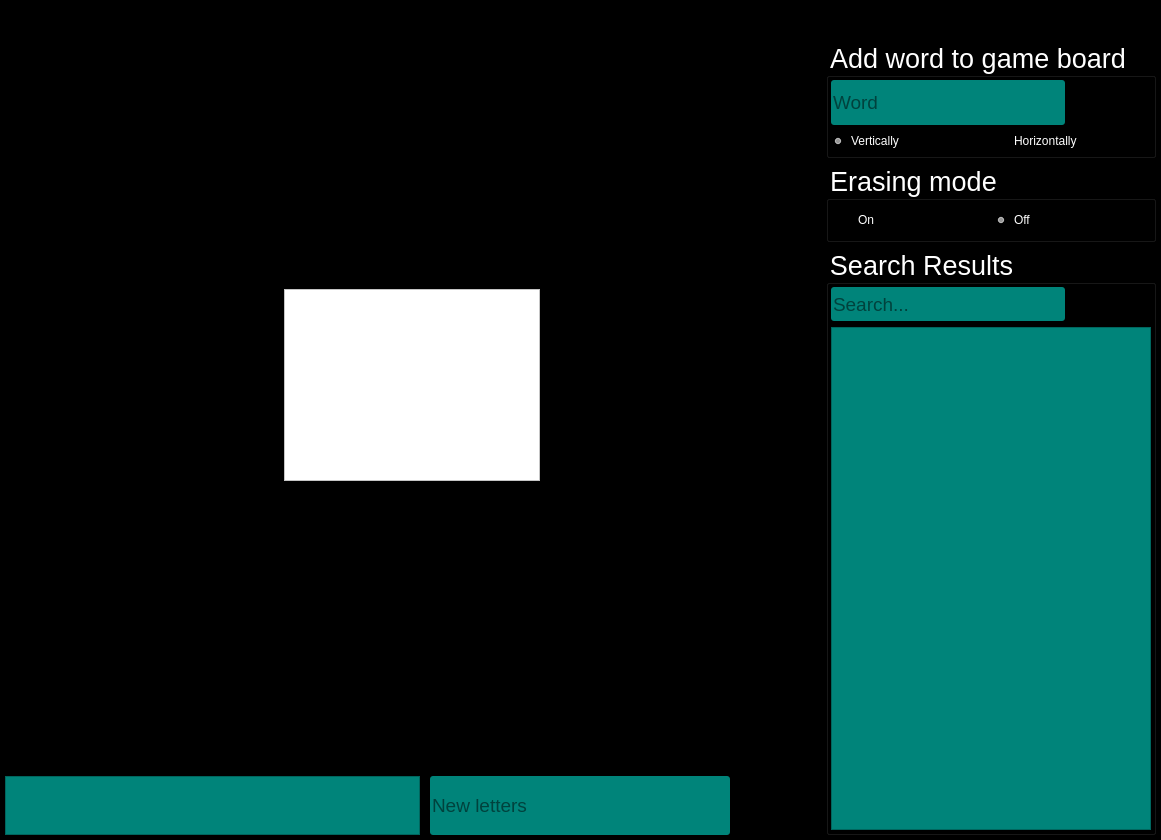
<?xml version="1.0" encoding="UTF-8"?>
<ui version="4.0">
 <class>MainWindow</class>
 <widget class="QMainWindow" name="MainWindow">
  <property name="geometry">
   <rect>
    <x>0</x>
    <y>0</y>
    <width>1161</width>
    <height>840</height>
   </rect>
  </property>
  <property name="windowTitle">
   <string>Scrabble assistant</string>
  </property>
  <property name="styleSheet">
   <string notr="true">background-color: rgb(0, 0, 0)</string>
  </property>
  <property name="tabShape">
   <enum>QTabWidget::Rounded</enum>
  </property>
  <widget class="QWidget" name="centralwidget">
   <layout class="QHBoxLayout" name="horizontalLayout_3" stretch="4,1">
    <property name="leftMargin">
     <number>5</number>
    </property>
    <property name="topMargin">
     <number>5</number>
    </property>
    <property name="rightMargin">
     <number>5</number>
    </property>
    <property name="bottomMargin">
     <number>5</number>
    </property>
    <item>
     <layout class="QVBoxLayout" name="verticalLayout_7" stretch="15,1">
      <property name="spacing">
       <number>10</number>
      </property>
      <item>
       <layout class="QVBoxLayout" name="game_board_layout">
        <item alignment="Qt::AlignHCenter|Qt::AlignVCenter">
         <widget class="QTableView" name="game_board">
          <property name="maximumSize">
           <size>
            <width>16777215</width>
            <height>16777215</height>
           </size>
          </property>
          <property name="styleSheet">
           <string notr="true">background-color: rgb(255, 255, 255);</string>
          </property>
          <property name="lineWidth">
           <number>1</number>
          </property>
          <property name="midLineWidth">
           <number>0</number>
          </property>
          <property name="verticalScrollBarPolicy">
           <enum>Qt::ScrollBarAlwaysOff</enum>
          </property>
          <property name="horizontalScrollBarPolicy">
           <enum>Qt::ScrollBarAlwaysOff</enum>
          </property>
          <property name="sizeAdjustPolicy">
           <enum>QAbstractScrollArea::AdjustIgnored</enum>
          </property>
          <property name="editTriggers">
           <set>QAbstractItemView::NoEditTriggers</set>
          </property>
          <property name="showGrid">
           <bool>true</bool>
          </property>
          <property name="gridStyle">
           <enum>Qt::NoPen</enum>
          </property>
          <attribute name="horizontalHeaderCascadingSectionResizes">
           <bool>true</bool>
          </attribute>
          <attribute name="horizontalHeaderMinimumSectionSize">
           <number>1</number>
          </attribute>
          <attribute name="horizontalHeaderDefaultSectionSize">
           <number>1</number>
          </attribute>
          <attribute name="verticalHeaderCascadingSectionResizes">
           <bool>true</bool>
          </attribute>
          <attribute name="verticalHeaderMinimumSectionSize">
           <number>1</number>
          </attribute>
          <attribute name="verticalHeaderDefaultSectionSize">
           <number>1</number>
          </attribute>
         </widget>
        </item>
       </layout>
      </item>
      <item>
       <layout class="QHBoxLayout" name="horizontalLayout_2">
        <property name="topMargin">
         <number>0</number>
        </property>
        <property name="bottomMargin">
         <number>0</number>
        </property>
        <item>
         <widget class="QTableView" name="user_letters">
          <property name="sizePolicy">
           <sizepolicy hsizetype="Expanding" vsizetype="Expanding">
            <horstretch>0</horstretch>
            <verstretch>0</verstretch>
           </sizepolicy>
          </property>
          <property name="minimumSize">
           <size>
            <width>415</width>
            <height>59</height>
           </size>
          </property>
          <property name="maximumSize">
           <size>
            <width>415</width>
            <height>59</height>
           </size>
          </property>
          <property name="font">
           <font>
            <pointsize>10</pointsize>
            <kerning>true</kerning>
           </font>
          </property>
          <property name="styleSheet">
           <string notr="true">background-color: rgb(115, 210, 22);
gridline-color: rgb(255, 255, 255);
border-color: rgb(255, 255, 255);
background-color: rgb(0, 132, 122);</string>
          </property>
          <property name="verticalScrollBarPolicy">
           <enum>Qt::ScrollBarAlwaysOff</enum>
          </property>
          <property name="horizontalScrollBarPolicy">
           <enum>Qt::ScrollBarAlwaysOff</enum>
          </property>
          <property name="sizeAdjustPolicy">
           <enum>QAbstractScrollArea::AdjustIgnored</enum>
          </property>
          <property name="autoScrollMargin">
           <number>16</number>
          </property>
          <property name="editTriggers">
           <set>QAbstractItemView::NoEditTriggers</set>
          </property>
          <property name="selectionMode">
           <enum>QAbstractItemView::NoSelection</enum>
          </property>
          <property name="showGrid">
           <bool>true</bool>
          </property>
          <property name="gridStyle">
           <enum>Qt::SolidLine</enum>
          </property>
          <attribute name="horizontalHeaderVisible">
           <bool>false</bool>
          </attribute>
          <attribute name="horizontalHeaderCascadingSectionResizes">
           <bool>true</bool>
          </attribute>
          <attribute name="horizontalHeaderMinimumSectionSize">
           <number>1</number>
          </attribute>
          <attribute name="horizontalHeaderDefaultSectionSize">
           <number>59</number>
          </attribute>
          <attribute name="horizontalHeaderShowSortIndicator" stdset="0">
           <bool>false</bool>
          </attribute>
          <attribute name="verticalHeaderVisible">
           <bool>false</bool>
          </attribute>
          <attribute name="verticalHeaderCascadingSectionResizes">
           <bool>true</bool>
          </attribute>
          <attribute name="verticalHeaderMinimumSectionSize">
           <number>1</number>
          </attribute>
          <attribute name="verticalHeaderDefaultSectionSize">
           <number>59</number>
          </attribute>
         </widget>
        </item>
        <item>
         <layout class="QHBoxLayout" name="horizontalLayout" stretch="4,1">
          <property name="topMargin">
           <number>0</number>
          </property>
          <property name="rightMargin">
           <number>0</number>
          </property>
          <property name="bottomMargin">
           <number>0</number>
          </property>
          <item>
           <widget class="QLineEdit" name="user_letters_line_edit">
            <property name="sizePolicy">
             <sizepolicy hsizetype="Expanding" vsizetype="Expanding">
              <horstretch>0</horstretch>
              <verstretch>0</verstretch>
             </sizepolicy>
            </property>
            <property name="font">
             <font>
              <pointsize>14</pointsize>
             </font>
            </property>
            <property name="styleSheet">
             <string notr="true">background-color: rgb(0, 132, 122);
color: rgb(0, 0, 0);
border-radius: 3px;</string>
            </property>
            <property name="text">
             <string/>
            </property>
            <property name="placeholderText">
             <string>New letters</string>
            </property>
           </widget>
          </item>
          <item>
           <widget class="QPushButton" name="user_letters_apply">
            <property name="sizePolicy">
             <sizepolicy hsizetype="Expanding" vsizetype="Expanding">
              <horstretch>0</horstretch>
              <verstretch>0</verstretch>
             </sizepolicy>
            </property>
            <property name="font">
             <font>
              <pointsize>11</pointsize>
             </font>
            </property>
            <property name="styleSheet">
             <string notr="true">QPushButton {
    border-radius: 3px;
	color: rgb(0, 0, 0);
    background-color: qlineargradient(x1: 0, y1: 0, x2: 0, y2: 1,
                                      stop: 0 #00b4aa, stop: 1 #00847a);
	min-width: 80px;
}

QPushButton:pressed {
    background-color: #00847a
}

QPushButton:flat {
    border: none; 
}

QPushButton:default {
    border-color: navy; 
}</string>
            </property>
            <property name="text">
             <string>Apply</string>
            </property>
           </widget>
          </item>
         </layout>
        </item>
       </layout>
      </item>
     </layout>
    </item>
    <item>
     <layout class="QVBoxLayout" name="verticalLayout_9" stretch="1,5,3,25">
      <property name="topMargin">
       <number>5</number>
      </property>
      <item>
       <layout class="QHBoxLayout" name="horizontalLayout_7">
        <property name="spacing">
         <number>6</number>
        </property>
        <property name="leftMargin">
         <number>2</number>
        </property>
        <property name="rightMargin">
         <number>2</number>
        </property>
        <item>
         <widget class="QPushButton" name="undo">
          <property name="styleSheet">
           <string notr="true">QPushButton {
    border-radius: 3px;
	color: rgb(0, 0, 0);
    background-color: qlineargradient(x1: 0, y1: 0, x2: 0, y2: 1,
                                      stop: 0 #00b4aa, stop: 1 #00847a);
	min-width: 80px;
   min-height: 25px;
}

QPushButton:pressed {
    background-color: #00847a
}

QPushButton:flat {
    border: none; 
}

QPushButton:default {
    border-color: navy; 
}</string>
          </property>
          <property name="text">
           <string>&lt;- Undo</string>
          </property>
         </widget>
        </item>
        <item>
         <widget class="QPushButton" name="redo">
          <property name="styleSheet">
           <string notr="true">QPushButton {
    border-radius: 3px;
	color: rgb(0, 0, 0);
    background-color: qlineargradient(x1: 0, y1: 0, x2: 0, y2: 1,
                                      stop: 0 #00b4aa, stop: 1 #00847a);
	min-width: 80px;
   min-height: 25px;
}

QPushButton:pressed {
    background-color: #00847a
}

QPushButton:flat {
    border: none; 
}

QPushButton:default {
    border-color: navy; 
}</string>
          </property>
          <property name="text">
           <string>Redo -&gt;</string>
          </property>
         </widget>
        </item>
       </layout>
      </item>
      <item>
       <widget class="QGroupBox" name="add_word_to_game_board">
        <property name="sizePolicy">
         <sizepolicy hsizetype="Expanding" vsizetype="Expanding">
          <horstretch>0</horstretch>
          <verstretch>0</verstretch>
         </sizepolicy>
        </property>
        <property name="maximumSize">
         <size>
          <width>16777215</width>
          <height>150</height>
         </size>
        </property>
        <property name="font">
         <font>
          <pointsize>20</pointsize>
         </font>
        </property>
        <property name="styleSheet">
         <string notr="true">color: rgb(255, 255, 255);</string>
        </property>
        <property name="title">
         <string>Add word to game board</string>
        </property>
        <layout class="QVBoxLayout" name="verticalLayout" stretch="2,1">
         <property name="leftMargin">
          <number>2</number>
         </property>
         <property name="topMargin">
          <number>2</number>
         </property>
         <property name="rightMargin">
          <number>2</number>
         </property>
         <property name="bottomMargin">
          <number>2</number>
         </property>
         <item>
          <layout class="QHBoxLayout" name="horizontalLayout_5" stretch="4,0">
           <item>
            <widget class="QLineEdit" name="word_adder">
             <property name="sizePolicy">
              <sizepolicy hsizetype="Expanding" vsizetype="Expanding">
               <horstretch>0</horstretch>
               <verstretch>0</verstretch>
              </sizepolicy>
             </property>
             <property name="minimumSize">
              <size>
               <width>0</width>
               <height>0</height>
              </size>
             </property>
             <property name="maximumSize">
              <size>
               <width>16777215</width>
               <height>45</height>
              </size>
             </property>
             <property name="font">
              <font>
               <pointsize>14</pointsize>
              </font>
             </property>
             <property name="styleSheet">
              <string notr="true">background-color: rgb(0, 132, 122);
color: rgb(0, 0, 0);
border-radius: 3px;</string>
             </property>
             <property name="placeholderText">
              <string>Word</string>
             </property>
            </widget>
           </item>
           <item>
            <widget class="QPushButton" name="new_word_apply">
             <property name="sizePolicy">
              <sizepolicy hsizetype="Expanding" vsizetype="Expanding">
               <horstretch>0</horstretch>
               <verstretch>0</verstretch>
              </sizepolicy>
             </property>
             <property name="maximumSize">
              <size>
               <width>16777215</width>
               <height>45</height>
              </size>
             </property>
             <property name="styleSheet">
              <string notr="true">QPushButton {
    border-radius: 3px;
	color: rgb(0, 0, 0);
    background-color: qlineargradient(x1: 0, y1: 0, x2: 0, y2: 1,
                                      stop: 0 #00b4aa, stop: 1 #00847a);
	min-width: 80px;
}

QPushButton:pressed {
    background-color: #00847a
}

QPushButton:flat {
    border: none; 
}

QPushButton:default {
    border-color: navy; 
}</string>
             </property>
             <property name="text">
              <string>Apply</string>
             </property>
            </widget>
           </item>
          </layout>
         </item>
         <item>
          <layout class="QHBoxLayout" name="horizontalLayout_6">
           <item>
            <widget class="QRadioButton" name="orientation_vertical">
             <property name="styleSheet">
              <string notr="true">color: rgb(255, 255, 255);</string>
             </property>
             <property name="text">
              <string>Vertically</string>
             </property>
             <property name="checked">
              <bool>true</bool>
             </property>
            </widget>
           </item>
           <item>
            <widget class="QRadioButton" name="orientation_horizontal">
             <property name="styleSheet">
              <string notr="true">color: rgb(255, 255, 255);</string>
             </property>
             <property name="text">
              <string>Horizontally</string>
             </property>
             <property name="checked">
              <bool>false</bool>
             </property>
            </widget>
           </item>
          </layout>
         </item>
        </layout>
       </widget>
      </item>
      <item>
       <widget class="QGroupBox" name="erasing_mode">
        <property name="sizePolicy">
         <sizepolicy hsizetype="Expanding" vsizetype="Expanding">
          <horstretch>0</horstretch>
          <verstretch>0</verstretch>
         </sizepolicy>
        </property>
        <property name="font">
         <font>
          <pointsize>20</pointsize>
         </font>
        </property>
        <property name="styleSheet">
         <string notr="true">color: rgb(255, 255, 255);</string>
        </property>
        <property name="title">
         <string>Erasing mode</string>
        </property>
        <property name="flat">
         <bool>false</bool>
        </property>
        <property name="checkable">
         <bool>false</bool>
        </property>
        <layout class="QHBoxLayout" name="horizontalLayout_8">
         <item>
          <widget class="QRadioButton" name="erase_on">
           <property name="styleSheet">
            <string notr="true">color: rgb(255, 255, 255);</string>
           </property>
           <property name="text">
            <string>On</string>
           </property>
           <property name="checked">
            <bool>false</bool>
           </property>
          </widget>
         </item>
         <item>
          <widget class="QRadioButton" name="erase_of">
           <property name="styleSheet">
            <string notr="true"/>
           </property>
           <property name="text">
            <string>Off</string>
           </property>
           <property name="checked">
            <bool>true</bool>
           </property>
          </widget>
         </item>
        </layout>
       </widget>
      </item>
      <item>
       <widget class="QGroupBox" name="search_results_group_box">
        <property name="sizePolicy">
         <sizepolicy hsizetype="Expanding" vsizetype="Expanding">
          <horstretch>0</horstretch>
          <verstretch>0</verstretch>
         </sizepolicy>
        </property>
        <property name="font">
         <font>
          <pointsize>20</pointsize>
         </font>
        </property>
        <property name="layoutDirection">
         <enum>Qt::LeftToRight</enum>
        </property>
        <property name="styleSheet">
         <string notr="true">color: rgb(255, 255, 255);</string>
        </property>
        <property name="title">
         <string>Search Results</string>
        </property>
        <property name="flat">
         <bool>true</bool>
        </property>
        <layout class="QVBoxLayout" name="verticalLayout_2" stretch="1,15">
         <property name="leftMargin">
          <number>2</number>
         </property>
         <property name="topMargin">
          <number>2</number>
         </property>
         <property name="rightMargin">
          <number>2</number>
         </property>
         <property name="bottomMargin">
          <number>2</number>
         </property>
         <item>
          <layout class="QHBoxLayout" name="horizontalLayout_4" stretch="4,1">
           <property name="spacing">
            <number>6</number>
           </property>
           <item>
            <widget class="QLineEdit" name="search_bar">
             <property name="sizePolicy">
              <sizepolicy hsizetype="Expanding" vsizetype="Expanding">
               <horstretch>4</horstretch>
               <verstretch>0</verstretch>
              </sizepolicy>
             </property>
             <property name="maximumSize">
              <size>
               <width>16777215</width>
               <height>45</height>
              </size>
             </property>
             <property name="font">
              <font>
               <pointsize>14</pointsize>
              </font>
             </property>
             <property name="styleSheet">
              <string notr="true">background-color: rgb(0, 132, 122);
color: rgb(0, 0, 0);
border-radius: 3px;</string>
             </property>
             <property name="text">
              <string/>
             </property>
             <property name="placeholderText">
              <string>Search...</string>
             </property>
            </widget>
           </item>
           <item>
            <widget class="QPushButton" name="search_apply">
             <property name="sizePolicy">
              <sizepolicy hsizetype="Expanding" vsizetype="Expanding">
               <horstretch>0</horstretch>
               <verstretch>0</verstretch>
              </sizepolicy>
             </property>
             <property name="maximumSize">
              <size>
               <width>16777215</width>
               <height>45</height>
              </size>
             </property>
             <property name="styleSheet">
              <string notr="true">QPushButton {
    border-radius: 3px;
	color: rgb(0, 0, 0);
    background-color: qlineargradient(x1: 0, y1: 0, x2: 0, y2: 1,
                                      stop: 0 #00b4aa, stop: 1 #00847a);
	min-width: 80px;
}

QPushButton:pressed {
    background-color: #00847a
}

QPushButton:flat {
    border: none; 
}

QPushButton:default {
    border-color: navy; 
}</string>
             </property>
             <property name="text">
              <string>Apply</string>
             </property>
            </widget>
           </item>
          </layout>
         </item>
         <item>
          <widget class="QListView" name="list_of_words">
           <property name="sizePolicy">
            <sizepolicy hsizetype="Expanding" vsizetype="Expanding">
             <horstretch>0</horstretch>
             <verstretch>0</verstretch>
            </sizepolicy>
           </property>
           <property name="styleSheet">
            <string notr="true">font: 16pt &quot;Ubuntu&quot;;
selection-background-color: rgb(138, 226, 52);
background-color: rgb(115, 210, 22);
background-color: rgb(0, 132, 122);
color: rgb(0, 0, 0);</string>
           </property>
          </widget>
         </item>
        </layout>
       </widget>
      </item>
     </layout>
    </item>
   </layout>
  </widget>
 </widget>
 <resources/>
 <connections/>
</ui>
